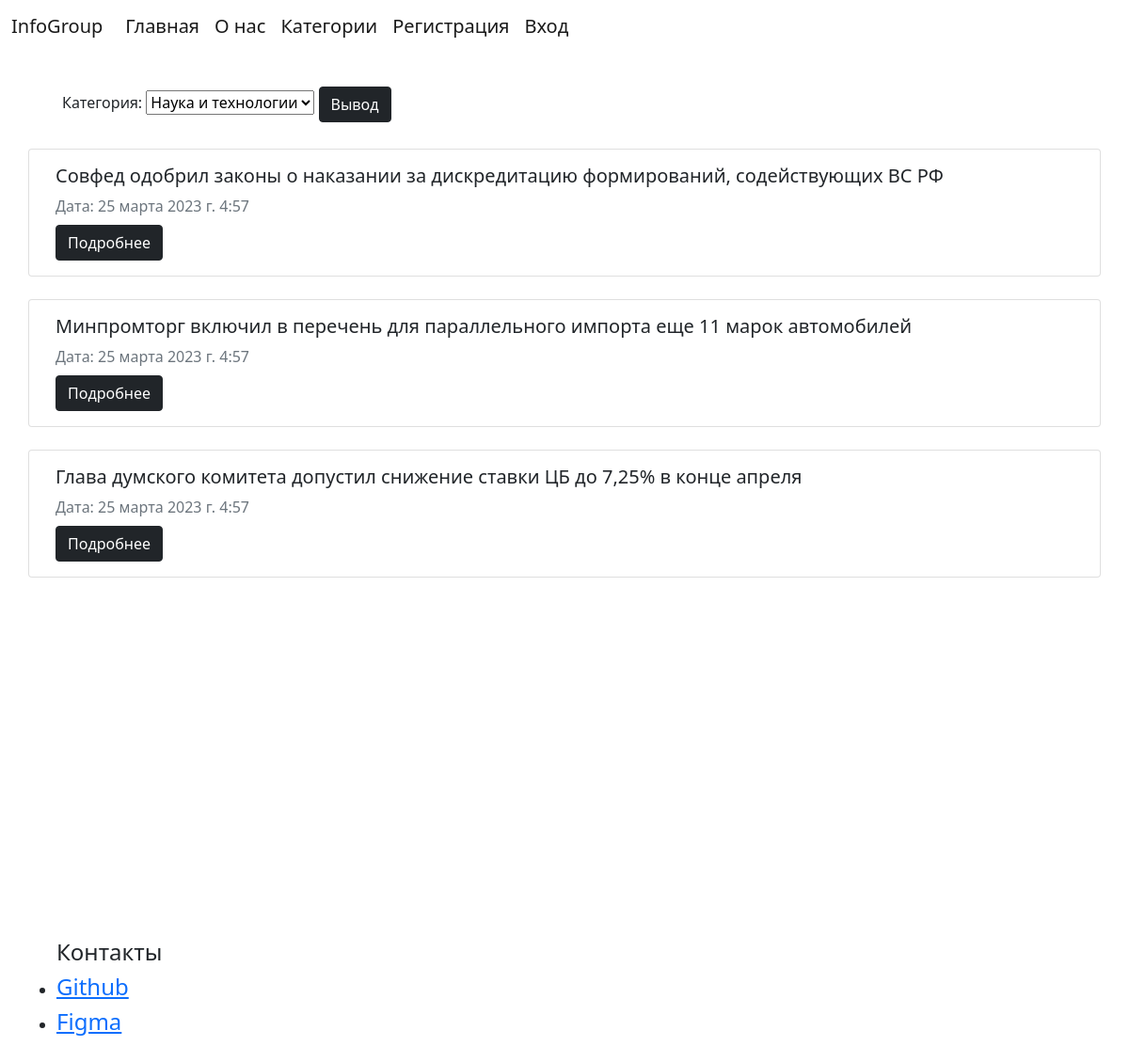
The page /post/category/?&cid=3 on the database its author committed.
### _NewsSite/models.py (models this page shows, shortened)
class Posts(models.Model):
    UserID = models.ForeignKey(MyUsers, on_delete=models.DO_NOTHING, null=False, default=0)
    CategoryID = models.ForeignKey(PostCategory, on_delete=models.DO_NOTHING, null=False, default=0)
    Title = models.CharField(max_length=255)
    Text = models.CharField(max_length = 10000 )
    Datee = models.DateTimeField(auto_now_add=True, null=True)
    class Meta:
        verbose_name = 'Посты'
        ordering = [ 'Datee' ]

### _NewsSite/views.py (the view)
# urls.py: path('post/category/', views.post_by_category, name='post_by_category'),
def post_by_category(request): # 127.0.0.1:8000/post/category/
    try:
        id = int(request.GET['cid']) # в базе есть 9 и 3
        posts = Posts.objects.filter(CategoryID=PostCategory.objects.get(id=id))
        return render(request, 'get_post_by_category.html', {'posts' : posts, 'post_category' : posts[0].CategoryID.category, 'categorys' : PostCategory.objects.all() })
    except Exception as ex:
        print(ex.args[0])
        return HttpResponse(ex.args[0])

### templates/get_post_by_category.html (shortened to what this page needs)
{% load static %}
{% load sass_tags %}
<!DOCTYPE html>
<html lang="en">
<head>
    <link href="https://cdn.jsdelivr.net/npm/bootstrap@5.0.2/dist/css/bootstrap.min.css" rel="stylesheet">
    {% include 'header.html' %}
</head>
<body>
    <div class="container gy-5">
            <div class="form-row align-items-center gy-5 p-4">
                <div class="col-auto my-1">
                    <label class="mr-sm-2" for="inlineFormCustomSelect">Категория: </label>
                    <select class="custom-select mr-sm-2" id="inlineFormCustomSelect">
                        {% for c in categorys %}
                            {% if c.category != post_category %}
                                <option value="{{c.id}}">{{c.category}}</option>
                            {% else %}
                                <option selected value="{{c.id}}">{{post_category}}</option>
                            {% endif %}
                        {% endfor  %}
                    </select>
                    <button onclick="category()" class="btn btn-dark">Вывод</button>
                </div>
            </div>
    </div>
    <div class="container" style="height: 50rem;">
        <div class="row gy-4">
            {% for p in posts %}
                <div class="card">
                    <div class="card-body gy-3">
                        <h5 class="card-title">{{p.Title}}</h5>
                        <p class="card-text mb-2 text-muted">Дата: {{p.Datee}}</p>
                        <a href="/post/?&postid={{p.id}}" class="btn btn-dark">Подробнее</a>
                      </div>
                </div>
            {% endfor  %}
        </div>
    </div>
    {% include 'buttom.html' %}
</body>
</html>

### rows shown on the page
Posts: Title "Совфед одобрил законы о наказании за дискредитацию формирований, содействующих ВС РФ", Datee "25 марта 2023 г. 4:57"
Posts: Title "Минпромторг включил в перечень для параллельного импорта еще 11 марок автомобилей", Datee "25 марта 2023 г. 4:57"
Posts: Title "Глава думского комитета допустил снижение ставки ЦБ до 7,25% в конце апреля", Datee "25 марта 2023 г. 4:57"

### other values the page prints
form field value "Наука и технологии"
